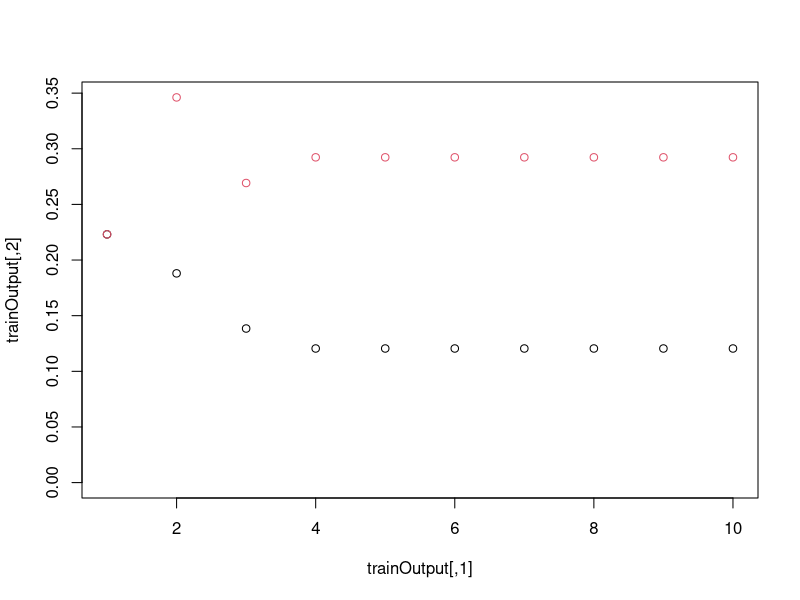

Source code (R):
# TODO: Add comment
# 
# Author: mike-bowles
###############################################################################

setwd("/Users/ekoontz/ml101/sonar")
train<-read.csv("sonar_train.csv",header=FALSE)
require(rpart)
nxval <- 10
ndepth <- 10
trainOutput <- matrix(0.0,nrow = ndepth, ncol = 2)
testOutput <- matrix(0.0,nrow =ndepth, ncol = 2)
I <- seq(from = 1, to = nrow(train))

for(idepth in 1:ndepth){
	trainErr <- 0.0
	testErr <- 0.0
	for(ixval in seq(from =  1, to = nxval)){
		Iout <- which(I%%nxval == ixval%%nxval)
		trainIn <- train[-Iout,]
		trainOut <- train[Iout,]
		yin <- as.factor(trainIn[,61])
		yout <- as.factor(trainOut[,61])
		xin <- trainIn[,1:60]
		xout <- trainOut[,1:60]
		
		fit <- rpart(yin~.,xin,control=rpart.control(maxdepth=idepth))
		dum <- predict(fit,xin)
		yhat <- rep(0.0,nrow(dum))
		for(i in 1:nrow(dum)){
			yhat[i] <- 2*(which.max(dum[i,]) - 1) -1			
		}
		trainErr <- trainErr + (1-sum(yin==yhat)/length(yin))
		dum <- predict(fit,xout)
		yhat <- rep(0.0,nrow(dum))
		for(i in 1:nrow(dum)){
			yhat[i] <- 2*(which.max(dum[i,]) - 1) -1			
		}
		testErr <- testErr + (1-sum(yout==yhat)/length(yout))
	}
	trainOutput[idepth,1] <- idepth
	trainOutput[idepth,2] <- trainErr/nxval
	testOutput[idepth,1] <- idepth
	testOutput[idepth,2] <- testErr/nxval
}

maxval = max(testOutput[,2])
plot(trainOutput, ylim=c(0,maxval))
points(testOutput, col = 2)

